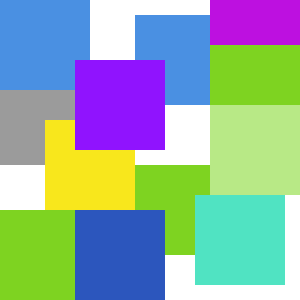
#> input picture img/patchwork_big.png, 100 x 100 px, found by its file name (shown 3 times larger)
$ python blurmotion.py
#> lines starting #> are read from the running program, lines starting #| are printed output that depends on the picture
from PIL import Image, ImageDraw
from numpy import dot
from math import pi, cos, sin, degrees

# Load image
## input_image = Image.open("img/pittsburgh.jpg")
input_image = Image.open("img/patchwork_big.png")
#> input_image is the input picture: PIL image 100x100 RGBA; mean R, G, B, A 145.6, 172.6, 165.3, 255
input_pixels = input_image.load()

# Motion Blur kernel
angle = pi /2 ## vertical
## angle = 0 ## horizontal
motion_size = 3 ## must be odd
motion_kernel = dot([1] * motion_size, 1/(motion_size))
motion_kernel_angle = dot([
  [  0, sin(angle), 0],
  [cos(angle), 1, cos(angle)],
  [  0, sin(angle), 0]
], 1/3)


# Select kernel here
kernel = motion_kernel_angle
print(kernel)
print (len(kernel))

# Middle of kernel
offset = motion_size // 2
print(offset)

# Create output image
output_image = Image.new("RGB", input_image.size)
#> output_image: PIL image 100x100 RGB; every value is 0
draw = ImageDraw.Draw(output_image)

# Compute convolution (??) between intensity (??) and kernels
for x in range(offset, input_image.width - offset):
  for y in range(offset, input_image.height - offset):
    acc = [0, 0, 0] ## accumulator
    for a in range(len(kernel)): ## iterate through each cell within the kernel
      for b in range(len(kernel)):
        xn = x + b - offset  ## this is the x,y value of the pixel we're observing
        yn = y + a - offset
        pixel = input_pixels[xn, yn]
        acc[0] += pixel[0] * kernel[a][b] ## red
        acc[1] += pixel[1] * kernel[a][b] ## green
        acc[2] += pixel[2] * kernel[a][b] ## blue

    draw.point((x, y), (int(acc[0]), int(acc[1]), int(acc[2])))

## output_image.save("img/blur/motion/patchwork_" + str(motion_size) + ".png")
output_image.save("img/blur/motion/angle/patchwork_" + str(int(degrees(angle))) + ".png")
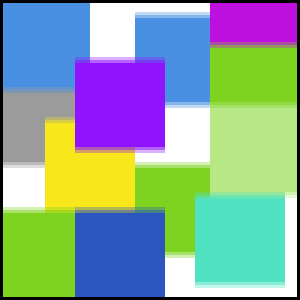
#> saved as patchwork_90.png: PIL image 100x100 RGB (shown 3 times larger); mean R, G, B 138.8, 165.2, 157.7

$ run again, with img/color_yellow.png copied over img/patchwork_big.png
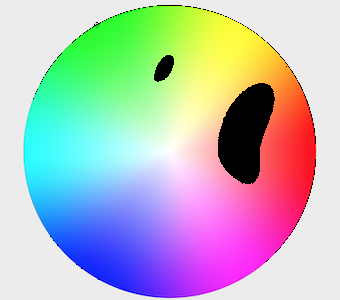
#> input picture img/color_yellow.png, 340 x 300 px, found by its file name
#> input_image is the input picture: PIL image 340x300 RGB; mean R, G, B 184, 187.4, 190.3
#> output_image: PIL image 340x300 RGB; every value is 0
#> `output_image.save("img/blur/motion/angle/patchwork_" + str(int(degrees..`:
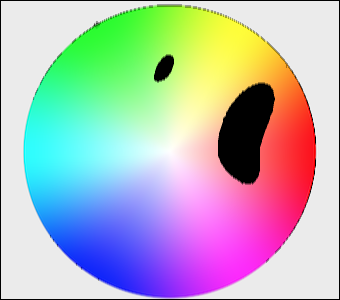
#> saved as patchwork_90.png: PIL image 340x300 RGB; mean R, G, B 180.6, 183.9, 186.8
